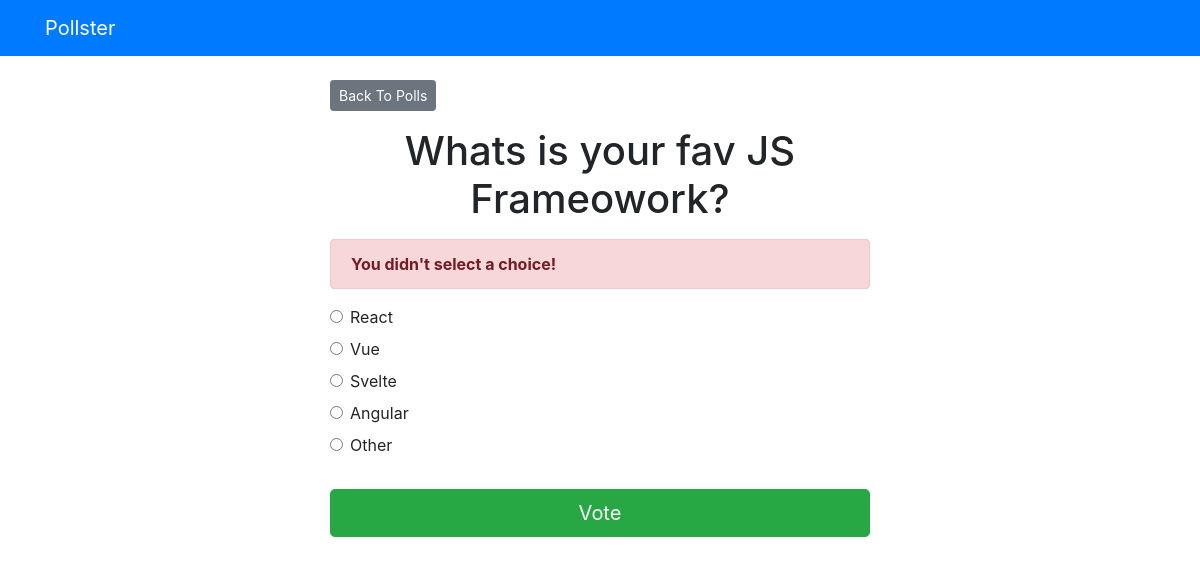
The page /polls/4/vote/ on the database its author committed.
### polls/models.py (models this page shows, shortened)
class Question(models.Model):
    question_text = models.CharField(max_length=200)
    pub_date = models.DateTimeField("date published")

class Choice(models.Model):
    question = models.ForeignKey(Question, on_delete=models.CASCADE)
    choice_text = models.CharField(max_length=200)
    votes = models.IntegerField(default=0)

### polls/views.py (the view)
# urls.py: path('<int:question_id>/vote/', views.vote, name='vote'),
def vote(request, question_id):
    question = get_object_or_404(Question, pk=question_id)
    try:
        selected_choice = question.choice_set.get(pk=request.POST['choice'])
    except (KeyError, Choice.DoesNotExist):
        return render(request, "Polls/detail.html", {'question': question, "error_message": "You didn't select a choice!"})
    else:
        selected_choice.votes += 1
        selected_choice.save()
        return HttpResponseRedirect(reverse('Polls:results', args=(question.id,)))

### templates/polls/detail.html (shortened to what this page needs)
{% extends 'base.html' %}
{% block content %}
<a class="btn btn-secondary btn-sm mb-3" href="{% url 'Polls:index' %}">Back To Polls</a>
<h1 class="text-center mb-3">{{ question.question_text }}</h1>
{% if error_message %}
<p class="alert alert-danger">
	<strong>{{ error_message }}</strong>
</p>
{% endif %}
<form action="{% url 'Polls:vote' question.id %}" method="post">
	{% for choice in question.choice_set.all %}
		<div class="form-check">
			<input
				type="radio"
				name="choice"
				class="form-check-input"
				id="choice{{ forloop.counter }}"
				value="{{ choice.id }}"
			/>
			<label for="choice{{ forloop.counter }}">{{ choice.choice_text }}</label
			>
		</div>
	{% endfor %}
	<input type="submit" value="Vote" class="btn btn-success btn-lg btn-block mt-4" />
</form>
{% endblock %}

### rows shown on the page
Question: question_text "Whats is your fav JS Frameowork?"
Choice: choice_text "React"
Choice: choice_text "Vue"
Choice: choice_text "Svelte"
Choice: choice_text "Angular"
Choice: choice_text "Other"

### other values the page prints
{{ error_message }} "You didn't select a choice!"
